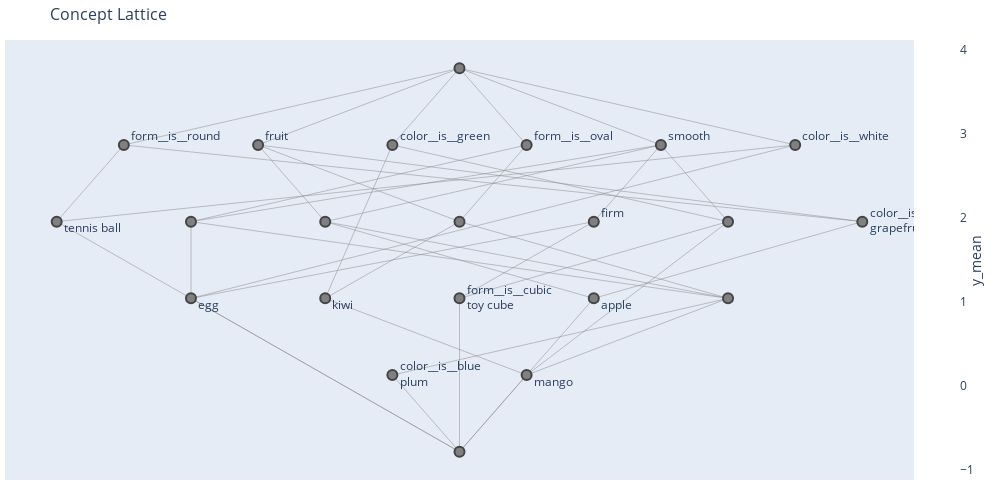

The code cell stored with this chart in its notebook:
### Code cell
fig.show()

### Figure 1 — Plotly figure (JSON) as saved in the notebook; plotly's stock layout.template omitted (floating-point values rounded to 4 significant figures)
{"data": [{"hoverinfo": "none", "line": {"color": "#888", "width": 0.5}, "mode": "lines", "type": "scatter", "x": [-2, 0, null, -2, -2, null, -2, 1, null, -2, 2.5, null, -2.5, 3, null, -2.5, -3, null, -2.5, 0, null, -1, 0.5, null, -1, -0.5, null, -1, 0, null, -3, 0, null, -3, 2.5, null, -1.5, 0, null, -1.5, -1, null, -1.5, 3, null, -1.5, 0, null, -2, 2, null, -2, 0.5, null, -2, 1.5, null, -0.5, 2, null, -0.5, 0, null, -1, 1, null, -1, 2, null, -1, 1.5, null, -0.5, 0, null, -0.5, 2, null, 0, 0.5, null, 0, 0, null, 0, 1, null, 0.5, 2, null, 0.5, 2, null, 0.5, 0, null, 0.5, 0, null, 0, 2, null, 1, 0, null, 1, 1.5, null, 1.5, 2, null, 1.5, 0, null, 0, 2, null, 2.5, 0, null, 1, 3, null], "y": [3, 1, null, 3, 4, null, 3, 4, null, 3, 5, null, 5, 4, null, 5, 4, null, 5, 6, null, 3, 2, null, 3, 5, null, 3, 4, null, 4, 1, null, 4, 5, null, 5, 4, null, 5, 4, null, 5, 4, null, 5, 6, null, 4, 3, null, 4, 5, null, 4, 5, null, 5, 4, null, 5, 6, null, 4, 3, null, 4, 3, null, 4, 5, null, 2, 1, null, 2, 3, null, 1, 2, null, 1, 3, null, 1, 3, null, 2, 4, null, 2, 3, null, 5, 4, null, 5, 6, null, 4, 3, null, 4, 3, null, 4, 5, null, 5, 4, null, 5, 6, null, 3, 4, null, 5, 6, null, 3, 4, null]}, {"hoverinfo": "text", "hovertext": ["Concept 17<br><br>extent (len: 1): egg<br>intent (len: 4): firm, smooth, color__is__white, form__is__oval<br>new extent (len: 1): egg<br>new_intent (len: 0): ∅<br>", "Concept 4<br><br>extent (len: 3): apple, grapefruit, tennis ball<br>intent (len: 1): form__is__round<br>new extent (len: 0): ∅<br>new_intent (len: 1): form__is__round<br>", "Concept 13<br><br>extent (len: 2): kiwi, mango<br>intent (len: 3): fruit, color__is__green, form__is__oval<br>new extent (len: 1): kiwi<br>new_intent (len: 0): ∅<br>", "Concept 7<br><br>extent (len: 1): tennis ball<br>intent (len: 2): color__is__white, form__is__round<br>new extent (len: 1): tennis ball<br>new_intent (len: 0): ∅<br>", "Concept 5<br><br>extent (len: 5): apple, grapefruit, kiwi, plum, mango<br>intent (len: 1): fruit<br>new extent (len: 0): ∅<br>new_intent (len: 1): fruit<br>", "Concept 11<br><br>extent (len: 3): plum, egg, mango<br>intent (len: 2): smooth, form__is__oval<br>new extent (len: 0): ∅<br>new_intent (len: 0): ∅<br>", "Concept 1<br><br>extent (len: 3): kiwi, toy cube, mango<br>intent (len: 1): color__is__green<br>new extent (len: 0): ∅<br>new_intent (len: 1): color__is__green<br>", "Concept 12<br><br>extent (len: 3): apple, plum, mango<br>intent (len: 2): smooth, fruit<br>new extent (len: 0): ∅<br>new_intent (len: 0): ∅<br>", "Concept 18<br><br>extent (len: 1): plum<br>intent (len: 4): smooth, fruit, color__is__blue, form__is__oval<br>new extent (len: 1): plum<br>new_intent (len: 1): color__is__blue<br>", "Concept 21<br><br>extent (len: 0): ∅<br>intent (len: 10): firm, smooth, fruit, color__is__yellow, color__is__green,...<br>new extent (len: 0): ∅<br>new_intent (len: 0): ∅<br>", "Concept 19<br><br>extent (len: 1): mango<br>intent (len: 4): smooth, fruit, color__is__green, form__is__oval<br>new extent (len: 1): mango<br>new_intent (len: 0): ∅<br>", "Concept 3<br><br>extent (len: 4): kiwi, plum, egg, mango<br>intent (len: 1): form__is__oval<br>new extent (len: 0): ∅<br>new_intent (len: 1): form__is__oval<br>", "Concept 9<br><br>extent (len: 3): kiwi, plum, mango<br>intent (len: 2): fruit, form__is__oval<br>new extent (len: 0): ∅<br>new_intent (len: 0): ∅<br>", "Concept 8<br><br>extent (len: 2): toy cube, egg<br>intent (len: 2): firm, smooth<br>new extent (len: 0): ∅<br>new_intent (len: 1): firm<br>", "Concept 6<br><br>extent (len: 5): apple, plum, toy cube, egg, mango<br>intent (len: 1): smooth<br>new extent (len: 0): ∅<br>new_intent (len: 1): smooth<br>", "Concept 16<br><br>extent (len: 1): toy cube<br>intent (len: 4): firm, smooth, color__is__green, form__is__cubic<br>new extent (len: 1): toy cube<br>new_intent (len: 1): form__is__cubic<br>", "Concept 2<br><br>extent (len: 2): egg, tennis ball<br>intent (len: 1): color__is__white<br>new extent (len: 0): ∅<br>new_intent (len: 1): color__is__white<br>", "Concept 0<br><br>extent (len: 8): apple, grapefruit, kiwi, plum, toy cube,...<br>intent (len: 0): ∅<br>new extent (len: 0): ∅<br>new_intent (len: 0): ∅<br>", "Concept 10<br><br>extent (len: 2): toy cube, mango<br>intent (len: 2): smooth, color__is__green<br>new extent (len: 0): ∅<br>new_intent (len: 0): ∅<br>", "Concept 20<br><br>extent (len: 1): apple<br>intent (len: 4): smooth, fruit, color__is__yellow, form__is__round<br>new extent (len: 1): apple<br>new_intent (len: 0): ∅<br>", "Concept 15<br><br>extent (len: 2): plum, mango<br>intent (len: 3): smooth, fruit, form__is__oval<br>new extent (len: 0): ∅<br>new_intent (len: 0): ∅<br>", "Concept 14<br><br>extent (len: 2): apple, grapefruit<br>intent (len: 3): fruit, color__is__yellow, form__is__round<br>new extent (len: 1): grapefruit<br>new_intent (len: 1): color__is__yellow<br>"], "marker": {"color": ["grey", "grey", "grey", "grey", "grey", "grey", "grey", "grey", "grey", "grey", "grey", "grey", "grey", "grey", "grey", "grey", "grey", "grey", "grey", "grey", "grey", "grey"], "colorbar": {"thickness": 15, "title": {"side": "right", "text": "y_mean"}, "xanchor": "left"}, "colorscale": [[0, "rgb(103,0,31)"], [0.1, "rgb(178,24,43)"], [0.2, "rgb(214,96,77)"], [0.3, "rgb(244,165,130)"], [0.4, "rgb(253,219,199)"], [0.5, "rgb(247,247,247)"], [0.6, "rgb(209,229,240)"], [0.7, "rgb(146,197,222)"], [0.8, "rgb(67,147,195)"], [0.9, "rgb(33,102,172)"], [1, "rgb(5,48,97)"]], "line": {"width": 2}, "reversescale": true, "showscale": true, "size": 10}, "mode": "markers+text", "text": ["<br>egg", "form__is__round<br>", "<br>kiwi", "<br>tennis ball", "fruit<br>", "<br>", "color__is__green<br>", "<br>", "color__is__blue<br>plum", "<br>", "<br>mango", "form__is__oval<br>", "<br>", "firm<br>", "smooth<br>", "form__is__cubic<br>toy cube", "color__is__white<br>", "<br>", "<br>", "<br>apple", "<br>", "color__is__yellow<br>grapefruit"], "textposition": "middle right", "type": "scatter", "x": [-2, -2.5, -1, -3, -1.5, -2, -0.5, -1, -0.5, 0, 0.5, 0.5, 0, 1, 1.5, 0, 2.5, 0, 2, 1, 2, 3], "y": [3, 5, 3, 4, 5, 4, 5, 4, 2, 1, 2, 5, 4, 4, 5, 3, 5, 6, 4, 3, 3, 4]}], "layout": {"height": 500, "hovermode": "closest", "margin": {"b": 20, "l": 5, "r": 5, "t": 40}, "showlegend": false, "title": {"font": {"size": 16}, "text": "Concept Lattice"}, "width": 1000, "xaxis": {"showgrid": false, "showticklabels": false, "zeroline": false}, "yaxis": {"showgrid": false, "showticklabels": false, "zeroline": false}}}
